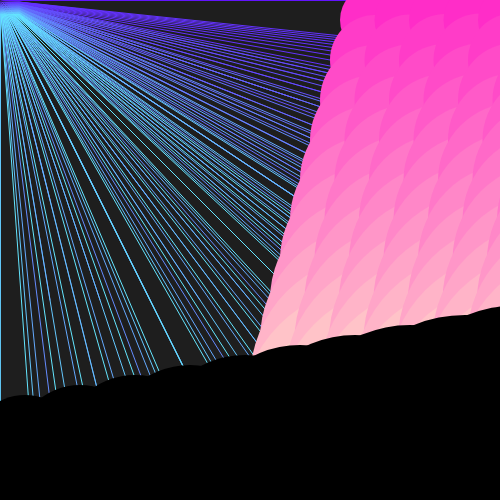
Frame 1 (no input)
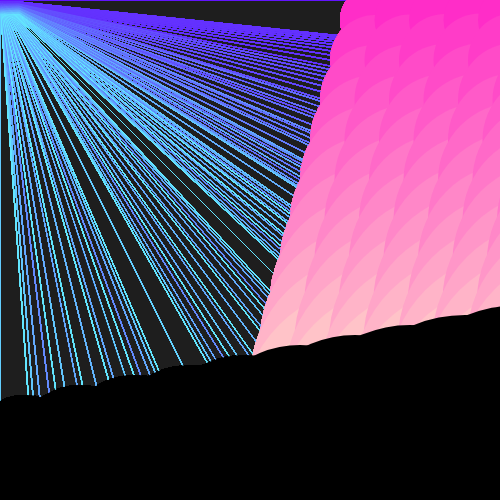
Frame 60 (no input)
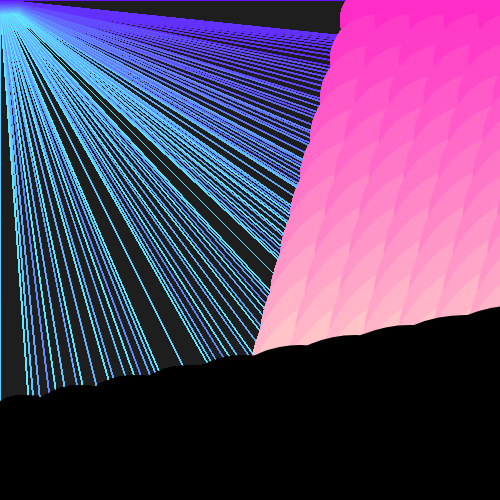
Frame 120 (the mouse pressed at the canvas centre since frame 60)

The p5.js sketch that drew these frames (run headless with seeded random() and noise() and a simulated clock; from frame 60 on, the mouse is pressed at the canvas centre):

// p5.js sketch
// ── sketch.js
function setup(){
    createCanvas(500,500);
    background (30);
      //ellipse(i+10, 10, 10, 10);  
        //console.log("that value of i is now: ", i);


}

function draw(){

  for(var i = 0; i<20; i=i+1){
    for (var j = 0; j<16; j=j+2){
      stroke(100,j*15+20,255);
      line(i*50,j*50,i,j);
    }
  }
  for(var i=10;i<20;i=i+1){
    for(var j=0;j<25;j=j+1){
      fill (i*15+250,j*15,200)
      noStroke()
          ellipse(i*35+25,j*40-100,i+j*20)
    }
  }
  for(var i=10;i<20;i=i+1){
    for(var j=0;j<25;j=j+1){
      fill (0)
      ellipse(j*55-250,i*40+50,i+j*20)
    }
  }
}
